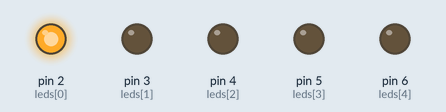
Bench run of a sketch on a simulated Arduino Uno, built with avr-gcc and run on an emulated ATmega328P. On the bench: output pins drawn as LEDs (lit = HIGH).

Above: at 0.07 s.
At 0.67 s:
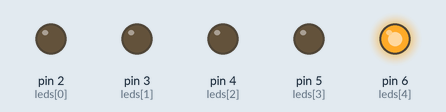
At 1.42 s:
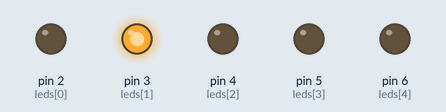
At 2.02 s:
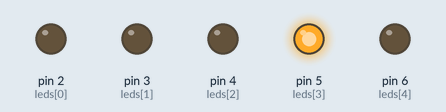
At 2.77 s:
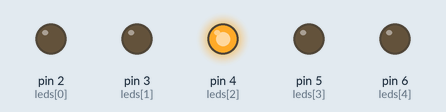
Timing chart, 0 to 3.1 s (numbered marks = the images above):
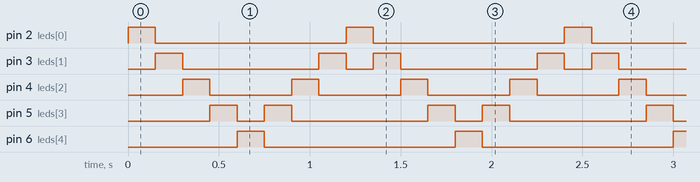

Measured:
- by itself, pin 2 (leds[0]), pin 6 (leds[4]): alternates HIGH for 0.15 s and LOW for 1.1 s
- by itself, pin 3 (leds[1]): repeats every 1.2 s: LOW 0.75 s, HIGH 0.15 s, LOW 0.15 s, HIGH 0.15 s
- by itself, pin 4 (leds[2]): alternates HIGH for 0.15 s and LOW for 0.45 s
- by itself, pin 5 (leds[3]): repeats every 1.2 s: LOW 0.15 s, HIGH 0.15 s, LOW 0.75 s, HIGH 0.15 s

The sketch:

exp07_five_led_pattern.ino
```cpp
const int leds[] = {2, 3, 4, 5, 6};   // LED pins: D2 to D6
const int NUM_LEDS = 5;

void setup() {
  for (int i = 0; i < NUM_LEDS; i++) {
    pinMode(leds[i], OUTPUT);   // Set each LED pin as output
  }
}

void loop() {
  // Forward: D2 -> D6
  for (int i = 0; i < NUM_LEDS; i++) {
    digitalWrite(leds[i], HIGH);
    delay(150);
    digitalWrite(leds[i], LOW);
  }

  // Backward: D5 -> D3 (end LEDs are not repeated)
  for (int i = NUM_LEDS - 2; i >= 1; i--) {
    digitalWrite(leds[i], HIGH);
    delay(150);
    digitalWrite(leds[i], LOW);
  }
}
```
